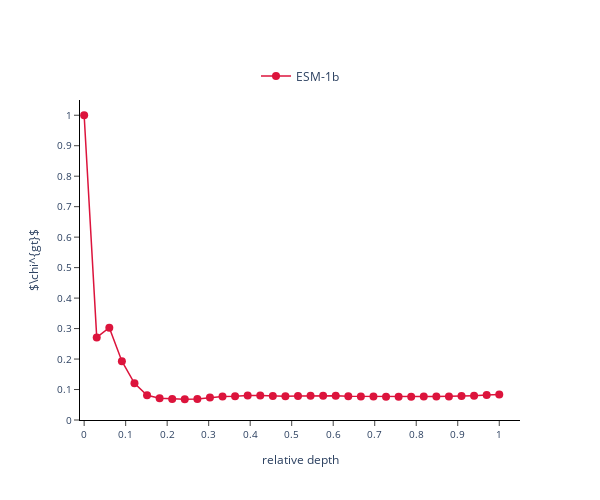

The notebook cell this image was saved under:
### Markdown cell above
## PLOT

### Code cell
fig = go.Figure(layout=Layout(plot_bgcolor='rgba(0,0,0,0)')) #.set_subplots(1, 1, horizontal_spacing=0.1,vertical_spacing=0.02)

plot_no(fig, layer, overlap_first, map[1], map[0])
#plot_no(fig, layer-1, overlap_next, map[1], map[0])
update_figure(fig, title = r'$\chi^{gt}$', save = False)

### Figure 1 — Plotly figure (JSON) as saved in the notebook; plotly's stock layout.template omitted (floating-point values rounded to 4 significant figures)
{"data": [{"line": {"color": "rgb(220,20,60)", "width": 1.5}, "marker": {"color": "rgb(220,20,60)", "size": 8}, "mode": "lines+markers", "name": "ESM-1b", "showlegend": true, "type": "scatter", "x": [0, 0.0303, 0.06061, 0.09091, 0.1212, 0.1515, 0.1818, 0.2121, 0.2424, 0.2727, 0.303, 0.3333, 0.3636, 0.3939, 0.4242, 0.4545, 0.4848, 0.5152, 0.5455, 0.5758, 0.6061, 0.6364, 0.6667, 0.697, 0.7273, 0.7576, 0.7879, 0.8182, 0.8485, 0.8788, 0.9091, 0.9394, 0.9697, 1], "y": [1, 0.2711, 0.3027, 0.193, 0.1203, 0.08134, 0.07138, 0.06906, 0.06843, 0.06931, 0.07386, 0.07679, 0.07789, 0.08047, 0.08035, 0.07837, 0.07793, 0.07885, 0.07978, 0.07978, 0.07952, 0.07788, 0.07728, 0.07704, 0.0766, 0.07661, 0.07668, 0.07671, 0.07679, 0.0772, 0.07861, 0.0799, 0.08168, 0.08332]}], "layout": {"font": {"size": 10}, "height": 500, "legend": {"font": {"size": 12}, "orientation": "h", "x": 0.5, "xanchor": "center", "y": 1.12, "yanchor": "top"}, "plot_bgcolor": "rgba(0,0,0,0)", "width": 600, "xaxis": {"linecolor": "black", "linewidth": 1, "range": [-0.01, 1.05], "showline": true, "ticks": "outside", "tickvals": [0, 0.1, 0.2, 0.3, 0.4, 0.5, 0.6, 0.7, 0.8, 0.9, 1], "title": {"text": "relative depth"}}, "yaxis": {"linecolor": "black", "linewidth": 1, "range": [0, 1.05], "showline": true, "ticks": "outside", "tickvals": [0, 0.1, 0.2, 0.3, 0.4, 0.5, 0.6, 0.7, 0.8, 0.9, 1], "title": {"text": "$\\chi^{gt}$"}}}}
